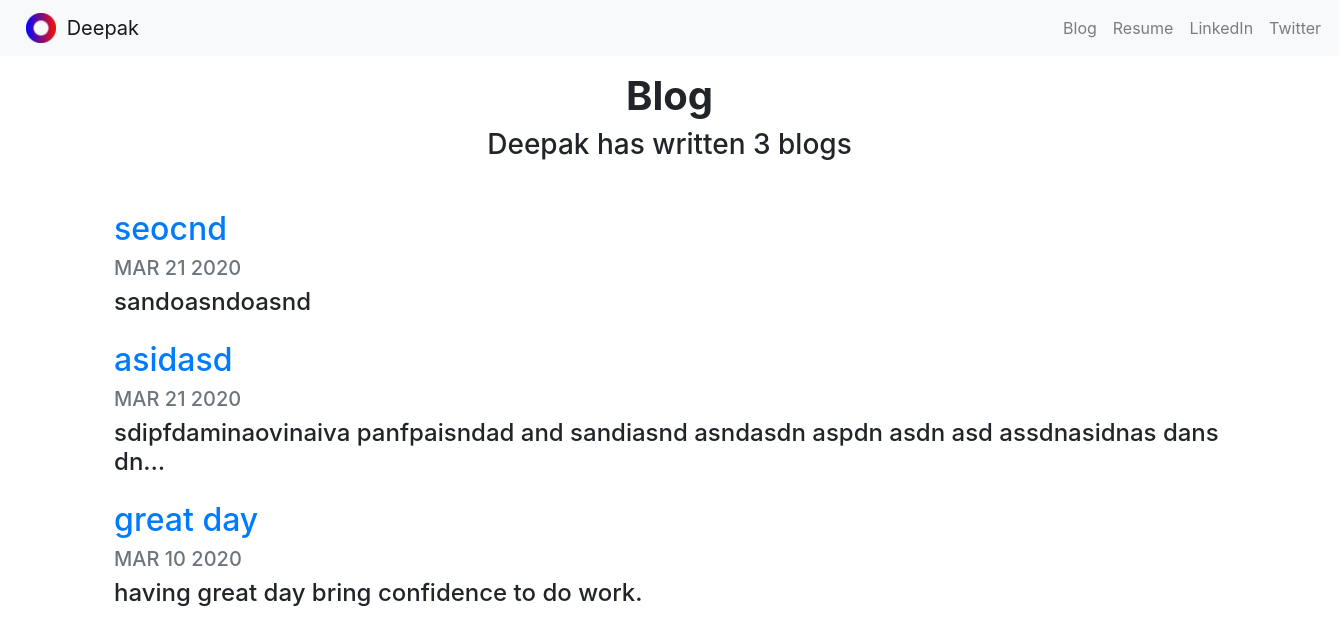
Screenshot of /blog/ with the database file from the repository.
### blog/models.py (models this page shows, shortened)
class Blog(models.Model):
	title= models.CharField(max_length=100)
	description= models.TextField()
	date=models.DateField()

### blog/views.py (the view)
# urls.py: path('',views.all_blog,name='all_blog'),
def all_blog(request):
	obj=Blog.objects.order_by('-date')
	return render(request,'blog/all_blog.html',{'Blogs':obj})

### blog/templates/blog/all_blog.html
{%extends 'portfolio/base.html' %}
	{% block content %}
		<h1 id="blogtitle" class="font-weight-bold text-center">Blog</h1>
		<h3 class="text-center mb-5">Deepak has written {{ Blogs.count }} blog{{ Blogs.count|pluralize }}</h3>
		{%for blog in Blogs %}
		<div class="row justify-content-center my-3">
  			<div class="col-md-10">
    			<a href="{% url 'blog:det' blog.id %}">
      				<h2>{{ blog.title }}</h2>
    			</a>
    			<h5 class="text-muted">{{ blog.date|date:'M d Y'|upper }}</h5>
    			<h4>{{ blog.description|striptags|truncatechars:100 }}</h4>
  			</div>
		</div>
		{%endfor%}
	{% endblock %}

### rows the page displays
Blog: title "seocnd", date "MAR 21 2020", description "sandoasndoasnd"
Blog: title "asidasd", date "MAR 21 2020", description "sdipfdaminaovinaiva panfpaisndad and sandiasnd asndasdn aspdn asdn asd assdnasidnas dans dn…"
Blog: title "great day", date "MAR 10 2020", description "having great day bring confidence to do work."

### other values shown
{{ Blogs.count }} "3"
